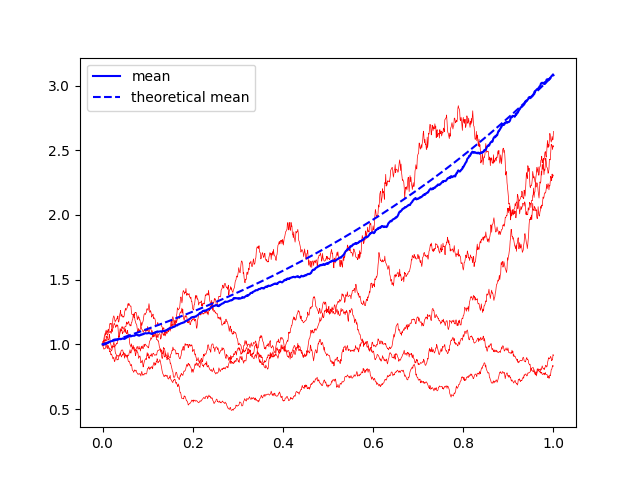

Reproduce this figure in Python.
import numpy as np
import matplotlib.pyplot as plt
import os
T   =1
N   =1000
M   = 100
dt  = T/N

rng = np.random.default_rng(seed=10)

t   = np.linspace(0,T,N+1)
dW  = np.sqrt(dt)*rng.standard_normal((M,N))
W   = np.cumsum(dW, axis=1)
W   = np.hstack([np.zeros((M,1)),W])
tM  = np.tile(t,(M,1))
u   = np.exp(tM+(0.5)*W)

plt.plot(t, u[:5].T,'r', lw=0.5)
plt.plot(t, u.mean(axis=0),'b', label="mean")
plt.plot(t, np.exp(9*t/8), 'b', linestyle="dashed", label = "theoretical mean")
plt.legend()
script_dir  = os.path.dirname(os.path.abspath(__file__))
filename    = os.path.join(script_dir,"stochastic_function.png")
plt.savefig(filename)
